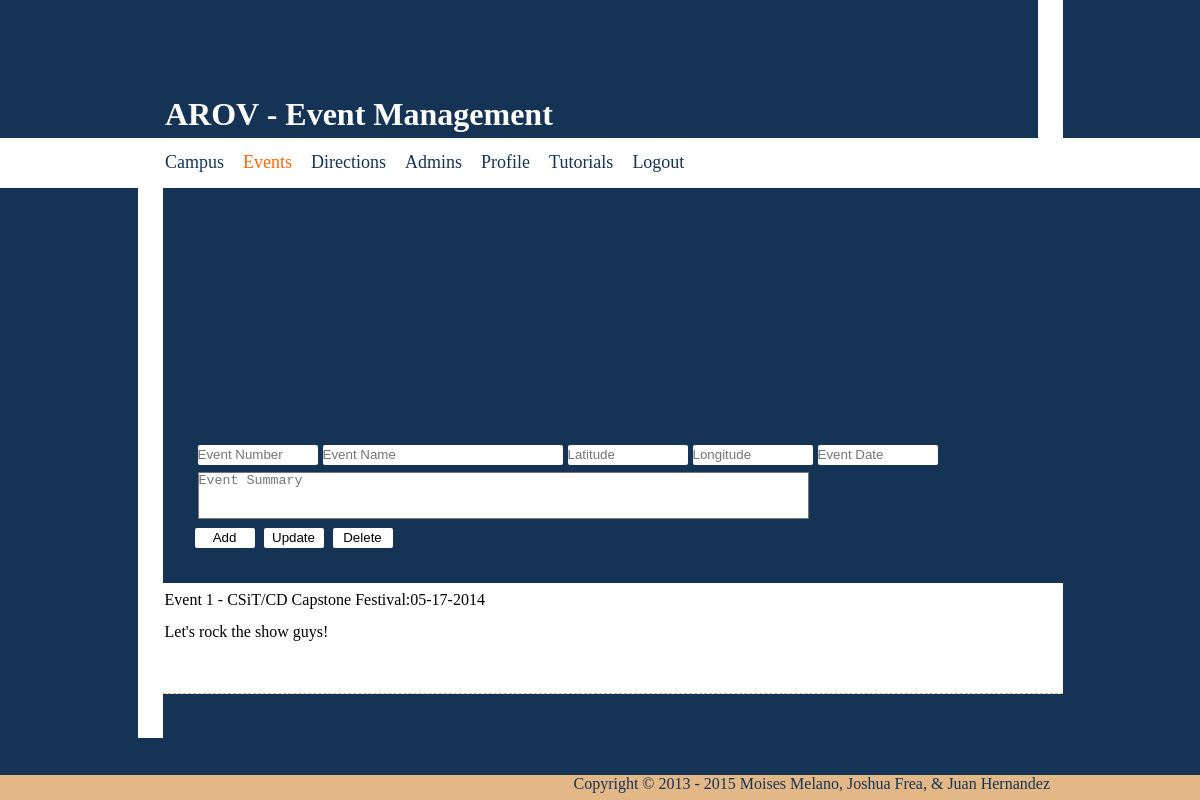
The page /site/events.php (signed in) on the database its author committed.
### tables this page shows
CREATE TABLE IF NOT EXISTS `arov_events` (
  `evt_id` int(11) NOT NULL AUTO_INCREMENT,
  `evt_name` varchar(80) NOT NULL,
  `evt_date` varchar(20) NOT NULL,
  `evt_summary` varchar(140) DEFAULT NULL,
  `evt_longitude` double(24,20) NOT NULL,
  `evt_latitude` double(24,20) NOT NULL,
  PRIMARY KEY (`evt_id`),
  UNIQUE KEY `evt_name` (`evt_name`)
);

### site/events.php (the view, shortened to what this page needs)
<!DOCTYPE html PUBLIC "-//W3C//DTD XHTML 1.0 Transitional//EN" "http://www.w3.org/TR/xhtml1/DTD/xhtml1-transitional.dtd">
<html xmlns="http://www.w3.org/1999/xhtml">
<head>
	<link href="../css/main.css" rel="stylesheet" type="text/css" />
    <link href="../css/map.css" rel="stylesheet" type="text/css" />
    <link rel="stylesheet" href="//code.jquery.com/ui/1.10.4/themes/smoothness/jquery-ui.css">
</head>
<body onload="initialize()">
    <table width="100%" height="100%" border="0" cellpadding="0" cellspacing="0">
        <tr>
        	<td>
            	<div id="wrapper">
                    <div id="banner">
                        <div class="container">
                            <h1>AROV - Event Management</h1>
                        </div>
                    </div>
                    <div id="nav">
                        <div class="container">
                            <ul>
                                <li><a href="campus.php">Campus</a></li>
                                <li><a href="#" class="current">Events</a></li>
                                <li><a href="directions/directions.html">Directions</a></li>
                                <li><a href="admins.php">Admins</a></li>
                                <li><a href="profile.php">Profile</a></li>
                                <li><a href="tutorials.php">Tutorials</a></li>
                                <li><a href="../php/logout.php">Logout</a></li>
                            </ul>
                        </div>
                    </div>
                    <div id="main">
                        <div class="container">
                        <div id="map-canvas"></div>
                            <div id="map-form">
                                <table style="margin-left:5px;"><tbody>
                                	<?php
									if($_SESSION['permissions'] == 0)
									{
										echo '
									<form action="' . $_SERVER['PHP_SELF'] . '" method="post">
										<tr>
                                            <td><input type="text" class="textbox" name="number" placeholder="Event Number" /></td>
                                            <td colspan="2"><input style="width: 240px;" type="text" class="textbox" name="name" placeholder="Event Name" /></td>
											<td><input type="text" class="textbox" name="lat" id="clicklat" placeholder="Latitude" /></td>
											<td><input type="text" class="textbox" name="long" id="clicklng" placeholder="Longitude" /></td>
											<td><input id="datepicker" type="text" class="textbox" name="date" placeholder="Event Date" /></td>
										</tr>
                                        	<td colspan="6"><textarea name="bdesc" class="desbox" rows="3" cols="60" placeholder="Event Summary"></textarea></td>
                                        <tr>
                                        </tr>
										<tr>
											<td colspan="3">
												<input style="margin-right: 5px;" type="submit" name="submit" value="Add" />
												<input style="margin-right: 5px;" type="submit" name="submit" value="Update" />
												<input type="submit" name="submit" value="Delete" />
											</td>
										</tr>';
								}
										?>
                                     </form>
								</tbody></table>
                                  </div>
                            <div style="margin-top:95px;margin-bottom: 50px;">
                                <?php
									$bldqry = "SELECT * FROM arov_events WHERE 1";
									$results = mysql_query($bldqry);
									while ($data = mysql_fetch_assoc($results))
									{
										echo '<div class="node">';
										echo '<table><tbody>';
										echo '<tr>
												<td>Event ' . $data['evt_id'] . ' - ' . $data['evt_name'] . ':' . $data['evt_date'] . '</td>
											  </tr>
											  <tr>
											  	<td>' . $data['evt_summary'] . '</td>
											  </tr>';
										echo '</tbody></table>';
										echo '</div>';
									} ;
								?>
                            </div>
                        </div>
                    </div>
                </div>
            </td>
    	</tr>
    </table>
    <div id="footer">
    	<div class="container">
        	<p>Copyright &copy; 2013 - <?php echo date("Y"); ?> Moises Melano, Joshua Frea, &amp; Juan Hernandez</p>
        </div>
    </div>
</body>
</html>

### css/main.css (style rules this page uses)
* { background: transparent; margin: 0; padding: 0; }
html, body { height: 100%; width: 100%; background-color: #153455; }
a { background: transparent; text-decoration: none; color: #153455; }
input { background: rgba(255, 255, 255, 05); border: none; height: 20px; border-radius: 2px; -moz-border-radius: 2px; -webkit-border-radius: 2px; }
input[type=text] { width: 120px; margin-left: 3px; }
textarea { margin-left: 3px; background-color: #FFF; resize: none; outline: none; overflow: auto; width: 609px; }
input[type=submit] { width: 60px; text-align: center; }
.container { height: inherit; width: 900px; min-height: inherit; margin: auto; background: transparent; }
#wrapper { min-height: 100%; height: auto !important; height: 100%; margin: -50px auto -25px; }
#banner { height: 150px; position: relative; }
#banner h1 { position: absolute; bottom: 5px; margin-left: 27.5px; color: #FFF; }
#banner .container { border-right-style: solid; border-right-width: 25px; border-right-color: #FFF; }
#nav { height: 50px; background: #FFFFFF; }
#nav ul { background: transparent; margin-left: 15px; }
#nav ul li { background: transparent; color: #153455; display: inline-block; height: 45px; width: auto; text-align: center; line-height: 45px; vertical-align: middle; margin-top: 2px; margin-right: 15px; }
#nav ul li a { font-size: 18px; }
#main { min-height: 550px; color: #FFF; font-size: 1em; }
#main .container { border-left-style: solid; border-left-width: 25px; border-left-color: #FFF; }
#main table td { height: 30px; vertical-align: middle; margin-right: 5px; }
.node { min-height: 110px; width: inherit; background: #FFFFFF; color: #000; border-bottom: 1px dashed #E4B786; }
.node table { float: left; }
#footer { height: 25px; background: #E4B786; margin-top: -25px; text-align: right; }
#footer p { color: #153455; }
.current { color: #F60; }

### css/map.css (style rules this page uses)
#map-canvas { height: 250px; width: 100%; }
#map-form { width: 400px; height: 50px; margin-left: 25px; }

### rows shown on the page
arov_events: evt_id "1", evt_name "CSiT/CD Capstone Festival", evt_date "05-17-2014", evt_summary "Let's rock the show guys!"
